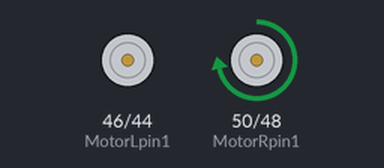
Bench run of a sketch on a simulated Arduino Mega 2560, built with avr-gcc and run on an emulated ATmega2560. Parts: motor-driver pin pairs drawn as motors (green arrow = first pin HIGH = forward, orange = second pin HIGH = backward, longer = more drive, scaled by the enable pin).

Above: at 0.5 s.
At 2.5 s:
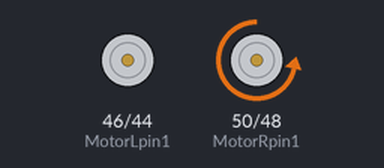
At 4.5 s:
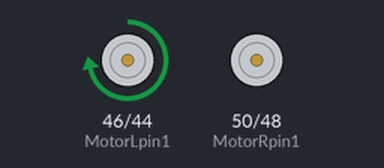
At 9.5 s:
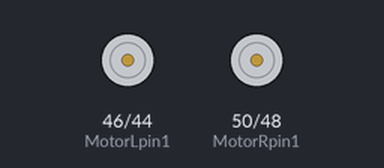
Timing chart, 0 to 10.4 s (numbered marks = the images above):
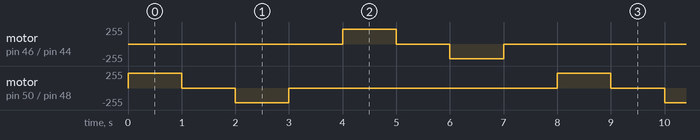

Measured:
- by itself, motor on pin 46 (MotorLpin1) / pin 44 (MotorLpin2), motor on pin 50 (MotorRpin1) / pin 48 (MotorRpin2): repeats every 8.0 s: stopped 1.0 s, backward 220/255 1.0 s, stopped 5.0 s, forward 220/255 1.0 s

The sketch:

Arduino_mega_motor_controller_tester.ino
```cpp
int EnRpin=7;
int MotorRpin1 = 50;
int MotorRpin2 = 48;

int EnLpin=6;
int MotorLpin1 = 46;
int MotorLpin2 = 44;

void setup() {
  // put your setup code here, to run once:
  pinMode(EnRpin, OUTPUT);
  pinMode(EnLpin, OUTPUT);
  pinMode(MotorRpin1, OUTPUT);
  pinMode(MotorRpin2, OUTPUT);
  pinMode(MotorLpin1, OUTPUT);
  pinMode(MotorLpin2, OUTPUT);
  analogWrite(EnRpin, 220);
  analogWrite(EnLpin, 220);
}
// IF L1,R1 pin high and L2,R2 low -->Motor Forward
// IF L1,R1 pin low and L2,R2 high -->Motor Reverse
void loop() {
  // put your main code here, to run repeatedly:

  digitalWrite(MotorRpin1, HIGH);
  digitalWrite(MotorRpin2, LOW);
  delay(1000);
  digitalWrite(MotorRpin1, LOW);
  digitalWrite(MotorRpin2, LOW);
  delay(1000);
  digitalWrite(MotorRpin1, LOW);
  digitalWrite(MotorRpin2, HIGH);
  delay(1000);
  digitalWrite(MotorRpin1, LOW);
  digitalWrite(MotorRpin2, LOW);
  delay(1000);

  digitalWrite(MotorLpin1, HIGH);
  digitalWrite(MotorLpin2, LOW);
  delay(1000);
  digitalWrite(MotorLpin1, LOW);
  digitalWrite(MotorLpin2, LOW);
  delay(1000);
  digitalWrite(MotorLpin1, LOW);
  digitalWrite(MotorLpin2, HIGH);
  delay(1000);
  digitalWrite(MotorLpin1, LOW);
  digitalWrite(MotorLpin2, LOW);
  delay(1000);

}
```
